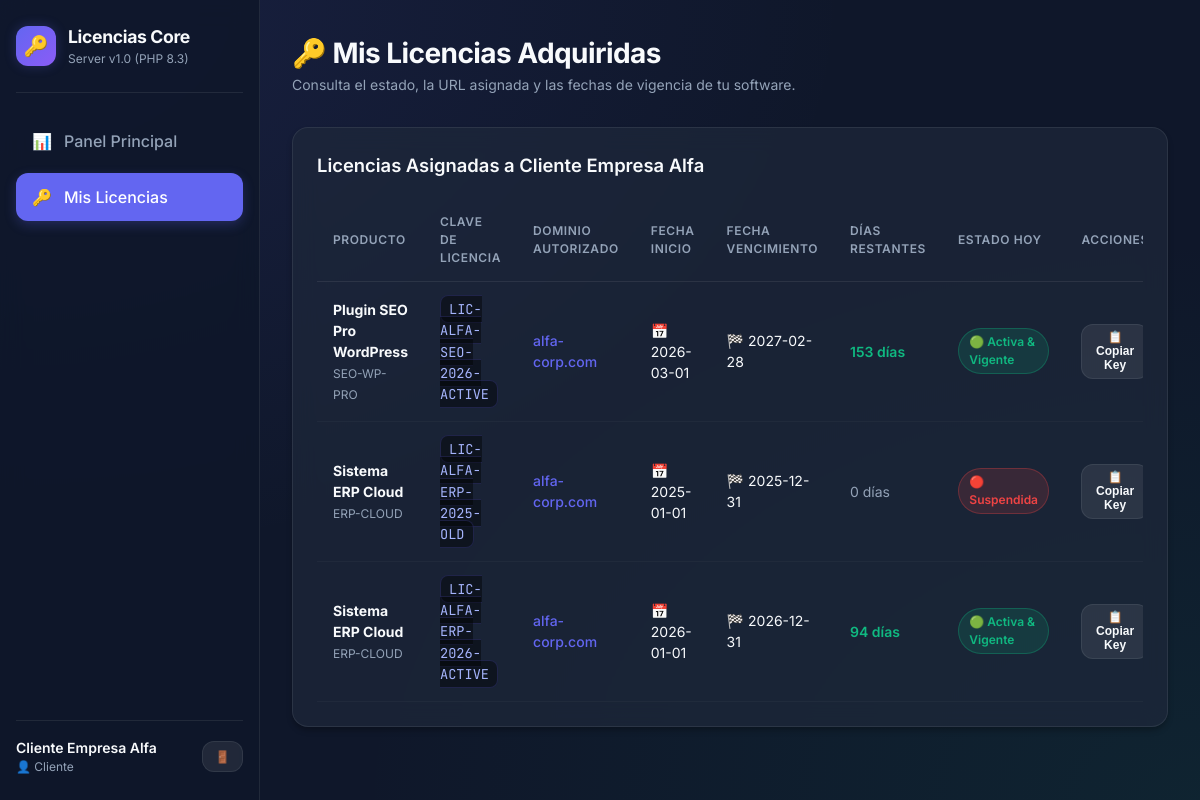
Screenshot of /my-licenses.php (signed in) with the database file from the repository.
### tables this page shows
CREATE TABLE IF NOT EXISTS `licenses` (
  `id` INT AUTO_INCREMENT PRIMARY KEY,
  `user_id` INT NOT NULL,
  `product_id` INT NOT NULL,
  `license_key` VARCHAR(100) NOT NULL,
  `domain_url` VARCHAR(255) NOT NULL,
  `is_active` TINYINT(1) NOT NULL DEFAULT 1,
  `start_date` DATE NOT NULL,
  `end_date` DATE NOT NULL,
  `notes` VARCHAR(255) NULL,
  `created_at` DATETIME DEFAULT CURRENT_TIMESTAMP,
  `updated_at` DATETIME DEFAULT CURRENT_TIMESTAMP ON UPDATE CURRENT_TIMESTAMP,
  FOREIGN KEY (`user_id`) REFERENCES `users`(`id`) ON DELETE CASCADE,
  FOREIGN KEY (`product_id`) REFERENCES `products`(`id`) ON DELETE CASCADE,
  INDEX `idx_verify` (`license_key`, `domain_url`, `is_active`),
  INDEX `idx_product_domain` (`product_id`, `domain_url`, `is_active`)
);

CREATE TABLE IF NOT EXISTS `products` (
  `id` INT AUTO_INCREMENT PRIMARY KEY,
  `name` VARCHAR(150) NOT NULL,
  `code` VARCHAR(50) NOT NULL UNIQUE,
  `description` TEXT NULL,
  `status` ENUM('active', 'inactive') NOT NULL DEFAULT 'active',
  `created_at` DATETIME DEFAULT CURRENT_TIMESTAMP
);

### src/Auth.php (called while the page is built, shortened)
<?php
require_once __DIR__ . '/Database.php';
class Auth {
    public static function check(): bool {
        return isset($_SESSION['user_id']);
    }
    public static function user(): ?array {
        return [
            'id' => $_SESSION['user_id'],
            'name' => $_SESSION['user_name'],
            'email' => $_SESSION['user_email'],
            'role' => $_SESSION['user_role'],
        ];
    }
}

### config/app.php (called while the page is built, shortened)
<?php
function sanitize(string $data): string {
    return htmlspecialchars(trim($data), ENT_QUOTES, 'UTF-8');
}

### config/database.php (called while the page is built, shortened)
<?php
return [
    'host' => '127.0.0.1',
    'port' => '3306',
    'dbname' => 'licencias_db',
    'charset' => 'utf8mb4',
    'username' => 'root',
    'password' => '',
    'options' => [
        PDO::ATTR_ERRMODE => PDO::ERRMODE_EXCEPTION,
        PDO::ATTR_DEFAULT_FETCH_MODE => PDO::FETCH_ASSOC,
        PDO::ATTR_EMULATE_PREPARES => false,
    ],
];

### src/Database.php (called while the page is built, shortened)
<?php
class Database {
    private static ?PDO $instance = null;
    public static function getConnection(): PDO {
        if (self::$instance === null) {
            $config = require __DIR__ . '/../config/database.php';
            $dsnWithoutDb = "mysql:host={$config['host']};port={$config['port']};charset={$config['charset']}";
            try {
                $pdo = new PDO($dsnWithoutDb, $config['username'], $config['password'], $config['options']);
                $pdo->exec("CREATE DATABASE IF NOT EXISTS `{$config['dbname']}` DEFAULT CHARACTER SET utf8mb4 COLLATE utf8mb4_unicode_ci;");
                $pdo->exec("USE `{$config['dbname']}`;");
                $tablesQuery = $pdo->query("SHOW TABLES LIKE 'users'");
                self::$instance = $pdo;
            } catch (PDOException $e) {
                die("Error de conexión a la Base de Datos: " . $e->getMessage() .
                    "<br><br>Por favor verifica que MySQL esté iniciado en XAMPP y los datos en config/database.php sean correctos.");
            }
        }
        return self::$instance;
    }
}

### src/LicenseManager.php (called while the page is built, shortened)
<?php
require_once __DIR__ . '/Database.php';
class LicenseManager {
    private PDO $db;
    public function __construct() {
        $this->db = Database::getConnection();
    }
    public function getAllLicenses(?int $userId = null, ?string $search = null): array {
        $sql = "SELECT l.*, p.name as product_name, p.code as product_code, u.name as user_name, u.email as user_email
                FROM licenses l
                JOIN products p ON l.product_id = p.id
                JOIN users u ON l.user_id = u.id
                WHERE 1=1";
        $params = [];
        if ($userId !== null) {
            $sql .= " AND l.user_id = :user_id";
            $params['user_id'] = $userId;
        }
        $sql .= " ORDER BY l.id DESC";
        $stmt = $this->db->prepare($sql);
        $stmt->execute($params);
        return $stmt->fetchAll();
    }
}

### my-licenses.php (the view, shortened to what this page needs)
<?php
require_once __DIR__ . '/includes/header.php';
require_once __DIR__ . '/includes/sidebar.php';
require_once __DIR__ . '/src/LicenseManager.php';
$manager = new LicenseManager();
$clientUserId = (int)$currentUser['id'];
$licenses = $manager->getAllLicenses($clientUserId);
?>
<main class="main-content">
    <div class="header-bar">
        <div>
            <h1 class="page-title">🔑 Mis Licencias Adquiridas</h1>
            <p class="page-desc">Consulta el estado, la URL asignada y las fechas de vigencia de tu software.</p>
        </div>
    </div>
    <div class="card">
        <div class="card-header">
            <h2 class="card-title">Licencias Asignadas a <?php echo sanitize($currentUser['name']); ?></h2>
        </div>
        <?php if (empty($licenses)): ?>
            <div style="text-align: center; padding: 3rem; color: var(--text-muted);">
                <p style="font-size: 1.2rem; margin-bottom: 0.5rem;">📭 No tienes licencias registradas aún.</p>
                <p>Contacta a soporte si has realizado una compra recientemente.</p>
            </div>
        <?php else: ?>
            <div class="table-container">
                <table class="table">
                    <thead>
                        <tr>
                            <th>Producto</th>
                            <th>Clave de Licencia</th>
                            <th>Dominio Autorizado</th>
                            <th>Fecha Inicio</th>
                            <th>Fecha Vencimiento</th>
                            <th>Días Restantes</th>
                            <th>Estado hoy</th>
                            <th>Acciones</th>
                        </tr>
                    </thead>
                    <tbody>
                        <?php
                        $today = date('Y-m-d');
                        foreach ($licenses as $lic):
                            $isFlagActive = ((int)$lic['is_active'] === 1);
                            $isWithinDates = ($today >= $lic['start_date'] && $today <= $lic['end_date']);
                            $isValidToday = ($isFlagActive && $isWithinDates);
                            $endDateObj = new DateTime($lic['end_date']);
                            $todayObj = new DateTime($today);
                            $diff = $todayObj->diff($endDateObj);
                            $daysRemaining = $todayObj > $endDateObj ? 0 : (int)$diff->format('%r%a');
                            if ($isValidToday) {
                                $statusBadge = '<span class="badge badge-active">🟢 Activa & Vigente</span>';
                            } elseif (!$isFlagActive) {
                                $statusBadge = '<span class="badge badge-inactive">🔴 Suspendida</span>';
                            } elseif ($today < $lic['start_date']) {
                                $statusBadge = '<span class="badge badge-warning">⏳ Pendiente Inicio</span>';
                            } else {
                                $statusBadge = '<span class="badge badge-inactive">⌛ Vencida</span>';
                            }
                        ?>
                            <tr>
                                <td>
                                    <strong><?php echo sanitize($lic['product_name']); ?></strong><br>
                                    <span style="font-size: 0.75rem; color: var(--text-muted);"><?php echo sanitize($lic['product_code']); ?></span>
                                </td>
                                <td>
                                    <code class="license-key-code"><?php echo sanitize($lic['license_key']); ?></code>
                                </td>
                                <td>
                                    <span style="color: #6366f1; font-weight: 500;"><?php echo sanitize($lic['domain_url']); ?></span>
                                </td>
                                <td>📅 <?php echo $lic['start_date']; ?></td>
                                <td>🏁 <?php echo $lic['end_date']; ?></td>
                                <td>
                                    <?php if ($isValidToday): ?>
                                        <span style="color: var(--accent-success); font-weight: 600;"><?php echo $daysRemaining; ?> días</span>
                                    <?php else: ?>
                                        <span style="color: var(--text-muted);">0 días</span>
                                    <?php endif; ?>
                                </td>
                                <td><?php echo $statusBadge; ?></td>
                                <td>
                                    <button class="btn btn-secondary btn-sm btn-copy" data-copy="<?php echo sanitize($lic['license_key']); ?>">
                                        📋 Copiar Key
                                    </button>
                                </td>
                            </tr>
                        <?php endforeach; ?>
                    </tbody>
                </table>
            </div>
        <?php endif; ?>
    </div>
</main>
<?php require_once __DIR__ . '/includes/footer.php'; ?>

### assets/css/style.css (style rules this page uses)
:root { --bg-dark: #0f172a; --bg-card: rgba(30, 41, 59, 0.7); --bg-card-border: rgba(255, 255, 255, 0.08); --bg-hover: rgba(255, 255, 255, 0.05); --accent-primary: #6366f1; --accent-primary-hover: #4f46e5; --accent-glow: rgba(99, 102, 241, 0.25); --accent-success: #10b981; --accent-success-bg: rgba(16, 185, 129, 0.15); --accent-warning: #f59e0b; --accent-warning-bg: rgba(245, 158, 11, 0.15); --accent-danger: #ef4444; --accent-danger-bg: rgba(239, 68, 68, 0.15); --text-main: #f8fafc; --text-muted: #94a3b8; --text-dim: #64748b; --radius-sm: 8px; --radius-md: 12px; --radius-lg: 16px; --radius-full: 9999px; --shadow-sm: 0 4px 6px -1px rgba(0, 0, 0, 0.3); --shadow-lg: 0 10px 25px -5px rgba(0, 0, 0, 0.5), 0 0 15px var(--accent-glow); --backdrop-blur: blur(12px); --transition: all 0.25s cubic-bezier(0.4, 0, 0.2, 1); }
* { box-sizing: border-box; margin: 0; padding: 0; }
body { font-family: 'Inter', system-ui, -apple-system, sans-serif; background-color: var(--bg-dark); background-image: radial-gradient(at 0% 0%, rgba(99, 102, 241, 0.12) 0px, transparent 50%), radial-gradient(at 100% 100%, rgba(16, 185, 129, 0.08) 0px, transparent 50%); color: var(--text-main); min-height: 100vh; display: flex; flex-direction: column; line-height: 1.5; }
.main-content { flex: 1; padding: 2rem; overflow-y: auto; }
.header-bar { display: flex; justify-content: space-between; align-items: center; margin-bottom: 2rem; }
.page-title { font-size: 1.75rem; font-weight: 700; letter-spacing: -0.02em; }
.page-desc { font-size: 0.875rem; color: var(--text-muted); }
.card { background: var(--bg-card); border: 1px solid var(--bg-card-border); border-radius: var(--radius-lg); padding: 1.5rem; backdrop-filter: var(--backdrop-blur); margin-bottom: 2rem; box-shadow: var(--shadow-sm); }
.card-header { display: flex; justify-content: space-between; align-items: center; margin-bottom: 1.25rem; }
.card-title { font-size: 1.15rem; font-weight: 600; }
.table-container { width: 100%; overflow-x: auto; }
.table { width: 100%; border-collapse: collapse; text-align: left; }
.table th { padding: 0.85rem 1rem; font-size: 0.75rem; font-weight: 600; text-transform: uppercase; letter-spacing: 0.05em; color: var(--text-muted); border-bottom: 1px solid var(--bg-card-border); }
.table td { padding: 1rem; border-bottom: 1px solid rgba(255, 255, 255, 0.03); font-size: 0.875rem; vertical-align: middle; }
.badge { display: inline-flex; align-items: center; gap: 0.35rem; padding: 0.25rem 0.65rem; border-radius: var(--radius-full); font-size: 0.75rem; font-weight: 600; text-transform: capitalize; }
.badge-active { background: var(--accent-success-bg); color: var(--accent-success); border: 1px solid rgba(16, 185, 129, 0.3); }
.badge-inactive { background: var(--accent-danger-bg); color: var(--accent-danger); border: 1px solid rgba(239, 68, 68, 0.3); }
.btn { display: inline-flex; align-items: center; justify-content: center; gap: 0.5rem; padding: 0.6rem 1.2rem; border-radius: var(--radius-md); font-size: 0.875rem; font-weight: 600; cursor: pointer; border: none; transition: var(--transition); text-decoration: none; }
.btn-secondary { background: rgba(255, 255, 255, 0.08); color: var(--text-main); border: 1px solid var(--bg-card-border); }
.btn-sm { padding: 0.35rem 0.75rem; font-size: 0.75rem; }
.license-key-code { font-family: 'JetBrains Mono', monospace; background: rgba(0, 0, 0, 0.4); padding: 0.25rem 0.5rem; border-radius: var(--radius-sm); color: #a5b4fc; border: 1px solid rgba(99, 102, 241, 0.2); font-size: 0.85rem; }

### rows the page displays
licenses: product.name "Plugin SEO Pro WordPress", product.code "SEO-WP-PRO", license_key "LIC-ALFA-SEO-2026-ACTIVE", domain_url "alfa-corp.com", start_date "2026-03-01", end_date "2027-02-28", is_active "🟢 Activa & Vigente"
licenses: product.name "Sistema ERP Cloud", product.code "ERP-CLOUD", license_key "LIC-ALFA-ERP-2025-OLD", domain_url "alfa-corp.com", start_date "2025-01-01", end_date "2025-12-31", is_active "0 días"
licenses: product.name "Sistema ERP Cloud", product.code "ERP-CLOUD", license_key "LIC-ALFA-ERP-2026-ACTIVE", domain_url "alfa-corp.com", start_date "2026-01-01", end_date "2026-12-31", is_active "🟢 Activa & Vigente"

### other values shown
$currentUser['name'] "Cliente Empresa Alfa"
